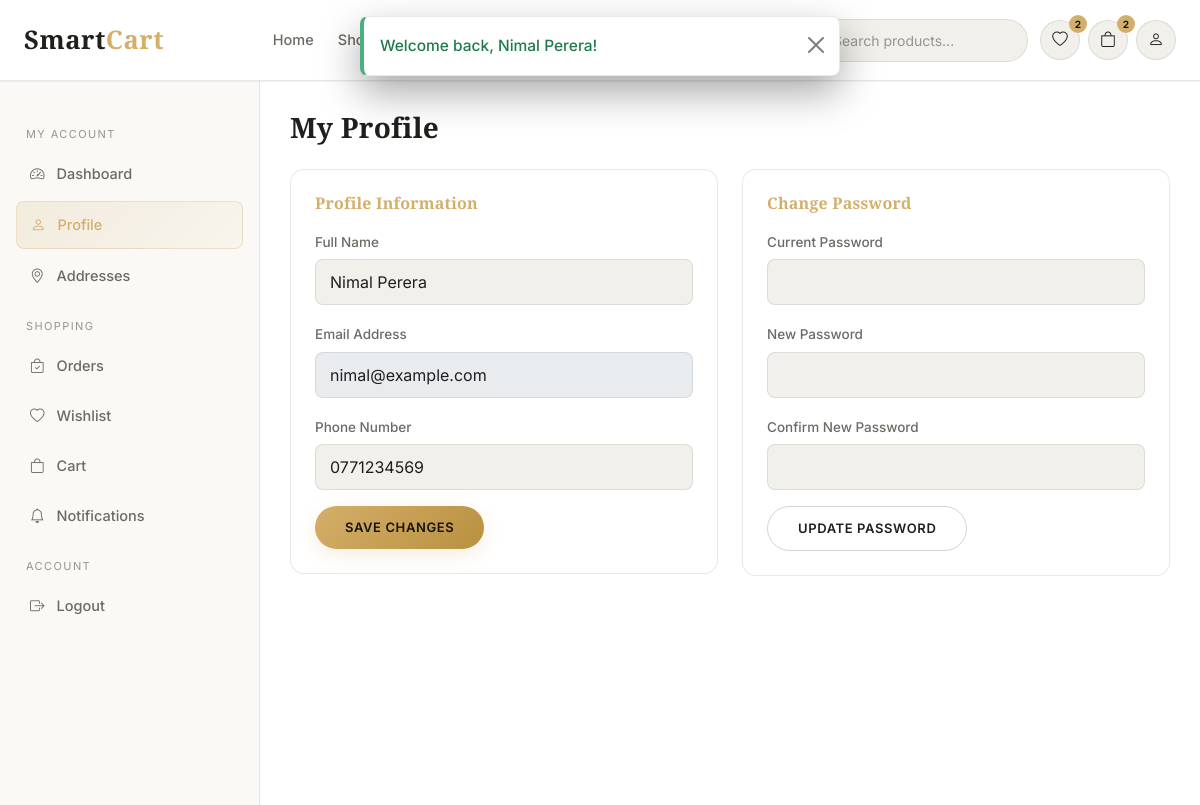
The app's page /customer/profile.php (signed in) with its own data.
### tables this page shows
CREATE TABLE users (
    user_id INT AUTO_INCREMENT PRIMARY KEY,
    role_id INT NOT NULL DEFAULT 1,
    full_name VARCHAR(120) NOT NULL,
    email VARCHAR(150) NOT NULL UNIQUE,
    phone VARCHAR(20) DEFAULT NULL,
    password_hash VARCHAR(255) NOT NULL,
    profile_image VARCHAR(255) DEFAULT NULL,
    status ENUM('active','inactive','banned') NOT NULL DEFAULT 'active',
    reset_token VARCHAR(191) DEFAULT NULL,
    reset_token_expires DATETIME DEFAULT NULL,
    last_login DATETIME DEFAULT NULL,
    created_at TIMESTAMP NOT NULL DEFAULT CURRENT_TIMESTAMP,
    updated_at TIMESTAMP NOT NULL DEFAULT CURRENT_TIMESTAMP ON UPDATE CURRENT_TIMESTAMP,
    FOREIGN KEY (role_id) REFERENCES roles(role_id),
    INDEX idx_email (email),
    INDEX idx_role (role_id)
);

### config/database.php (called while the page is built, shortened)
<?php
function db(): PDO
{
    static $pdo = null;
    if ($pdo === null) {
        $dsn = 'mysql:host=' . DB_HOST . ';dbname=' . DB_NAME . ';charset=' . DB_CHARSET;
        try {
            $pdo = new PDO($dsn, DB_USER, DB_PASS, [
                PDO::ATTR_ERRMODE            => PDO::ERRMODE_EXCEPTION,
                PDO::ATTR_DEFAULT_FETCH_MODE => PDO::FETCH_ASSOC,
                PDO::ATTR_EMULATE_PREPARES   => false,
            ]);
        } catch (PDOException $e) {
            error_log('Database connection failed: ' . $e->getMessage());
            http_response_code(500);
            die('<div style="font-family:sans-serif;padding:40px;text-align:center">
                    <h2>Service temporarily unavailable</h2>
                    <p>We could not connect to the database. Please check <code>config/database.php</code>
                    and make sure MySQL is running in XAMPP, then try again.</p>
                 </div>');
        }
    }
    return $pdo;
}

### includes/functions.php (called while the page is built, shortened)
<?php
require_once __DIR__ . '/../config/database.php';
function e($value): string
{
    return htmlspecialchars((string)($value ?? ''), ENT_QUOTES, 'UTF-8');
}
function current_user(): ?array
{
    static $cached = null;
    if ($cached !== null) return $cached;
    $stmt = db()->prepare("SELECT u.*, r.role_name FROM users u JOIN roles r ON r.role_id = u.role_id WHERE u.user_id = ? LIMIT 1");
    $stmt->execute([$_SESSION['user_id']]);
    $cached = $stmt->fetch() ?: null;
    return $cached;
}
function has_role(string ...$roles): bool
{
    $user = current_user();
    return $user && in_array($user['role_name'], $roles, true);
}
    ob_start(); ?>

### includes/auth.php (called while the page is built, shortened)
<?php
require_once __DIR__ . '/functions.php';
function require_role(string ...$roles): void
{
    if (!has_role(...$roles)) {
        http_response_code(403);
        die('<div style="font-family:sans-serif;padding:60px;text-align:center;background:#111;color:#eee;min-height:100vh">
                <h1 style="color:#d4af6a">403 - Access Denied</h1>
                <p>You do not have permission to view this page.</p>
                <a href="' . BASE_URL . '" style="color:#d4af6a">Return home</a>
             </div>');
    }
}

### customer/profile.php (the view, shortened to what this page needs)
<?php
require_once __DIR__ . '/../includes/auth.php';
require_role('customer');
require __DIR__ . '/../includes/header.php';
require __DIR__ . '/../includes/navbar.php';
?>
<div class="sc-dash-wrap">
  <?php require __DIR__ . '/includes/sidebar.php'; ?>
  <main class="sc-content">
    <h3 class="mb-4">My Profile</h3>
    <div class="row g-4">
      <div class="col-lg-6">
        <div class="sc-card">
          <h6 class="text-gold mb-3">Profile Information</h6>
          <form method="post">
            <div class="mb-3"><label>Full Name</label><input type="text" name="full_name" class="form-control" value="<?= e($user['full_name']) ?>" required></div>
            <div class="mb-3"><label>Email Address</label><input type="email" class="form-control" value="<?= e($user['email']) ?>" disabled></div>
            <div class="mb-3"><label>Phone Number</label><input type="tel" name="phone" class="form-control" value="<?= e($user['phone']) ?>" required></div>
            <button type="submit" name="update_profile" class="btn btn-sc-gold">Save Changes</button>
          </form>
        </div>
      </div>
      <div class="col-lg-6">
        <div class="sc-card">
          <h6 class="text-gold mb-3">Change Password</h6>
          <form method="post">
            <div class="mb-3"><label>Current Password</label><input type="password" name="current_password" class="form-control" required></div>
            <div class="mb-3"><label>New Password</label><input type="password" name="new_password" class="form-control" required minlength="8"></div>
            <div class="mb-3"><label>Confirm New Password</label><input type="password" name="confirm_password" class="form-control" required minlength="8"></div>
            <button type="submit" name="change_password" class="btn btn-sc-outline">Update Password</button>
          </form>
        </div>
      </div>
    </div>
  </main>
</div>
<?php require __DIR__ . '/../includes/dash-footer.php'; ?>

### assets/css/style.css (style rules this page uses)
:root { --sc-black: #0b0b0d; --sc-charcoal: #121214; --sc-charcoal-2: #17171a; --sc-charcoal-3: #1e1e22; --sc-border: rgba(255, 255, 255, 0.08); --sc-white: #f7f6f3; --sc-gray: #a8a8ad; --sc-gray-dim: #77777d; --sc-gold: #d4af6a; --sc-gold-soft: #e8cd9a; --sc-gold-deep: #b9903f; --sc-success: #4caf80; --sc-danger: #e0665f; --sc-warning: #e0b25f; --sc-info: #6fa8dc; --sc-radius: 14px; --sc-radius-sm: 8px; --sc-shadow: 0 10px 30px rgba(0, 0, 0, 0.35); --sc-transition: all .28s cubic-bezier(.4,0,.2,1); --sc-font-heading: 'Playfair Display', Georgia, serif; --sc-font-body: 'Inter', -apple-system, BlinkMacSystemFont, 'Segoe UI', sans-serif; }
body.sc-theme-light { --sc-black: #ffffff; --sc-charcoal: #faf9f6; --sc-charcoal-2: #ffffff; --sc-charcoal-3: #f2f0eb; --sc-border: rgba(20, 20, 15, 0.09); --sc-white: #201f1c; --sc-gray: #6b6a65; --sc-gray-dim: #97958f; --sc-shadow: 0 10px 30px rgba(20, 20, 15, 0.08); }
body.sc-theme-light .btn-sc-outline { border-color: rgba(20,20,15,.18); }
* { box-sizing: border-box; }
body { background: var(--sc-black); color: var(--sc-white); font-family: var(--sc-font-body); font-size: 15.5px; line-height: 1.65; -webkit-font-smoothing: antialiased; animation: scPageFadeIn .18s ease both; }
h1, h2, h3, h4, h5, h6, .sc-heading { font-family: var(--sc-font-heading); font-weight: 700; letter-spacing: .2px; color: var(--sc-white); }
.btn-sc-gold { background: linear-gradient(135deg, var(--sc-gold) 0%, var(--sc-gold-deep) 100%); color: #14140f; border: none; font-weight: 600; letter-spacing: .6px; text-transform: uppercase; font-size: 13px; padding: 12px 30px; border-radius: 40px; transition: var(--sc-transition); box-shadow: 0 6px 18px rgba(212,175,106,.22); }
.btn-sc-outline { background: transparent; border: 1px solid rgba(255,255,255,.35); color: var(--sc-white); font-weight: 600; letter-spacing: .6px; text-transform: uppercase; font-size: 13px; padding: 12px 30px; border-radius: 40px; transition: var(--sc-transition); }
.sc-card { background: var(--sc-charcoal-2); border: 1px solid var(--sc-border); border-radius: var(--sc-radius); padding: 24px; }
.form-control, .form-select { background: var(--sc-charcoal-3); border: 1px solid var(--sc-border); color: var(--sc-white); border-radius: var(--sc-radius-sm); padding: 10px 14px; }
.form-control::placeholder { color: var(--sc-gray-dim); }
label { color: var(--sc-gray); font-size: 13.5px; margin-bottom: 6px; font-weight: 500; }
.sc-dash-wrap { display: flex; align-items: flex-start; min-height: calc(100vh - 76px); }
.sc-content { flex: 1; padding: 30px; max-width: 100%; overflow-x: hidden; }
.text-gold { color: var(--sc-gold) !important; }

### records on screen
users: full_name "Nimal Perera", email "nimal@example.com", phone "0771234569"

### other values on screen
$f['message'] "Welcome back, Nimal Perera!"
$wishCnt "2"
$cartCnt "2"
